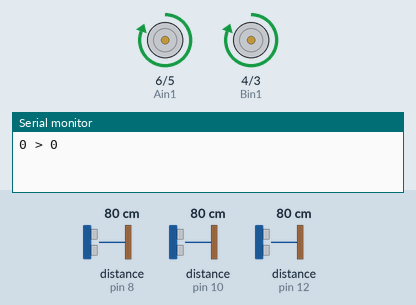
A sketch run on a simulated Arduino Uno, built with avr-gcc and run on an emulated ATmega328P. On the bench: motor-driver pin pairs drawn as motors (green arrow = first pin HIGH = forward, orange = second pin HIGH = backward, longer = more drive, scaled by the enable pin), the last lines printed to the serial monitor. Inputs (shaded band) come from the test bench; at power-on: distance to the obstacle (sensors on pin 8, pin 10, pin 12) 80 cm. The echo pulse lasts 58.3 µs per cm.

Above: at 1.2 s.
1.3 s: distance to the obstacle (sensor on pin 8) set to 21 cm
At 3.6 s:
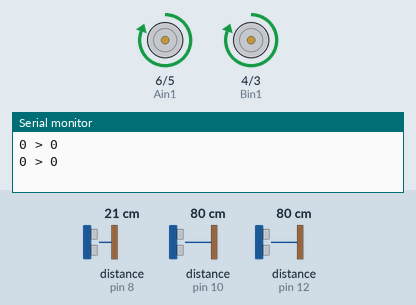
6.5 s: distance to the obstacle (sensor on pin 8) set to 18 cm
At 7.8 s:
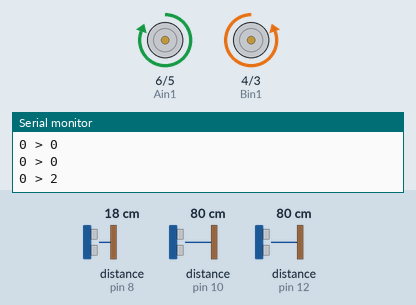
11.5 s: distance to the obstacle (sensor on pin 8) set to 35 cm
At 13.2 s:
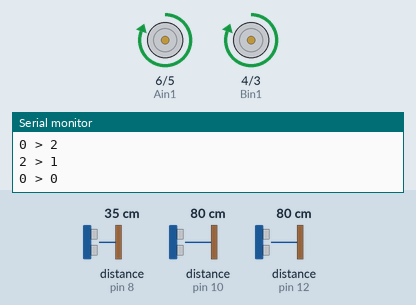
16.5 s: distance to the obstacle (sensor on pin 8) set to 2 cm
At 20.7 s:
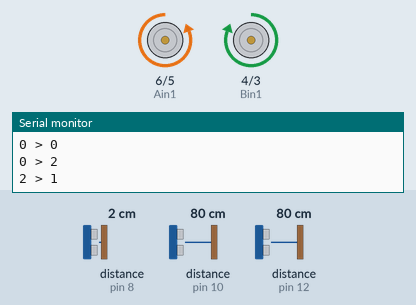
Timing chart, 0 to 22.2 s (numbered marks = the images above; inputs shaded):
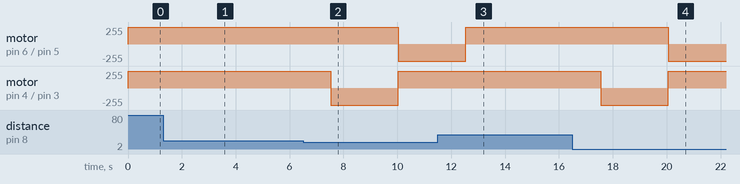

Measured:
- the behaviour switches between 20 and 19 cm on distance to the obstacle (sensor on pin 8) (found by bisection; images 1 and 2)
- after the input at 1.3 s, motor on pin 6 (Ain1) / pin 5 (Ain2), motor on pin 4 (Bin1) / pin 3 (Bin2): stops changing and stays forward 255/255
- after the input at 6.5 s, motor on pin 6 (Ain1) / pin 5 (Ain2): forward 255/255 → backward 255/255 after 3.5 s; motor on pin 4 (Bin1) / pin 3 (Bin2): forward 255/255 → backward 255/255 after 1.0 s, → forward 255/255 2.5 s later
- after the input at 11.5 s, motor on pin 6 (Ain1) / pin 5 (Ain2): goes on until 12.5 s, then stays forward 255/255; motor on pin 4 (Bin1) / pin 3 (Bin2): stays forward 255/255 (without the input it goes to backward 255/255 after 1.0 s)
- after the input at 16.5 s, motor on pin 6 (Ain1) / pin 5 (Ain2): forward 255/255 → backward 255/255 after 3.6 s; motor on pin 4 (Bin1) / pin 3 (Bin2): forward 255/255 → backward 255/255 after 1.0 s, → forward 255/255 2.5 s later

The sketch:

Algoritmo_obstaculos2.ino
```cpp
#include <Ultrasonic.h>

// define o nome do sensor e a quais pinos (trig, echo) está ligado
Ultrasonic UE(13, 12);  // esquerda
Ultrasonic UD(11, 10);  // direita
Ultrasonic UF(9, 8);    // frente

int Aenable = 7;
int Ain1 = 6;
int Ain2 = 5;
int Bin1 = 4;
int Bin2 = 3;
int Benable = 2;

int direction = 0; // 0 : frente, 1 : esquerda, 2 : direita, 3 : costas
/*
Entender esse número como direção que a frente do Micromouse aponta em relação à pista.
Os movimentos de rotação à direita e à esquerda são de 90º.
0 + 0 = 0
0 + 1 = 1   > estando de frente, vira a esquerda
0 + 2 = 2   > estando de frente, vira a esquerda
1 + 1 = 3   > vira duas vezes à esquerda, ficando de costas
2 + 2 = 3   > vira duas vezes à direita, ficando de costas
1 + 2 = 0   > vira à esquerda, depois à direita, ficando de frente
2 + 1 = 0   > vira à direita, depois à esquerda, ficando de frente
3 + 1 = 2   > estando de costas, vira à esquerda, ficando virado à direita
3 + 2 = 1   > estando de costas, vira à direita, ficando virado à esquerda
*/
int speed = 200;

void setup() {
  pinMode(Aenable, OUTPUT);
  pinMode(Ain1, OUTPUT);
  pinMode(Ain2, OUTPUT);
  pinMode(Benable, OUTPUT);
  pinMode(Bin1, OUTPUT);
  pinMode(Bin2, OUTPUT);

  Serial.begin(9600);
  while(!Serial);
}

int _speed(int distance) {
  if(distance >= 10) {
    return speed;
  }
  else {
    return 0;
  }
}

int turn_direction(int turn) {  // turn sempre deve ser 1 (virar a esquerda) ou 2 (virar a direita)
  if(direction == 0) return turn;

  if(direction == 1) {
    if(turn == 1) return 3;
    else return 0;
  }

  if(direction == 2) {
    if(turn == 1) return 0;
    else return 3;
  }

  if(direction == 3) {
    if(turn == 1) return 2;
    else return 1;
  }
}

void turn_left() {
    analogWrite(Aenable, speed);
    analogWrite(Benable, speed);
    // left wheel rotates backward
    digitalWrite(Ain1, LOW);
    digitalWrite(Ain2, HIGH);
    // right wheel rotates forward
    digitalWrite(Bin1, HIGH);
    digitalWrite(Bin2, LOW);

    direction = turn_direction(1);
    delay(2500);
    digitalWrite(Ain2, LOW);
    digitalWrite(Bin1, LOW);
}

void turn_right() {
    analogWrite(Aenable, speed);
    analogWrite(Benable, speed);
    // left wheel rotates forward
    digitalWrite(Ain1, HIGH);
    digitalWrite(Ain2, LOW);
    // right wheel rotates backward
    digitalWrite(Bin1, LOW);
    digitalWrite(Bin2, HIGH);

    direction = turn_direction(2);
    delay(2500);
    digitalWrite(Ain1, LOW);
    digitalWrite(Bin2, LOW);
}

void move_forward() {
    int sp= _speed(UF.Ranging(CM));
    analogWrite(Aenable, sp);
    analogWrite(Benable, sp);
    // left wheel rotates forward
    digitalWrite(Ain1, HIGH);
    digitalWrite(Ain2, LOW);
    // right wheel rotates forward
    digitalWrite(Bin1, HIGH);
    digitalWrite(Bin2, LOW);

    delay(2500);
    digitalWrite(Ain1, LOW);
    digitalWrite(Bin1, LOW);
}

void loop() {
  if(direction == 3) {
    Serial.print("3 > ");
    if(UE.Ranging(CM) >= 20) {
      Serial.println("1");
      turn_left();
    }
    else if(UD.Ranging(CM) >= 20) {
      Serial.println("2");
      turn_right();
    }
    else if(UF.Ranging(CM) < 20) {
      Serial.println("3");
      turn_right();
      turn_right();
    }
    else {
      Serial.println("0");
      move_forward();
    }
  }
  else if(direction == 2) {
    Serial.print("2 > ");
    if(UE.Ranging(CM) >= 20) {
      Serial.println("1");
      turn_left();
    }
    else if (UF.Ranging(CM) >= 20) {
      Serial.println("0");
      move_forward();
    }
    else if (UD.Ranging(CM) < 20) {
      Serial.println("3");
      turn_right();
      turn_right();
    }
    else {
      Serial.println("2");
      turn_right();
    }
  }
  else if(direction == 1) {
    Serial.print("1 > ");
    if(UD.Ranging(CM) >= 20) {
      Serial.println("2");
      turn_right();
    }
    else if(UF.Ranging(CM) >= 20) {
      Serial.println("0");
      move_forward();
    }
    else if(UE.Ranging(CM) < 20) {
      Serial.println("3");
      turn_right();
      turn_right();
    }
    else {
      Serial.println("1");
      turn_left();
    }
  }
  else { // direction == 0
    Serial.print("0 > ");
    if(UF.Ranging(CM) >= 20) {
      Serial.println("0");
      move_forward();
    }
    else if(UD.Ranging(CM) >= 20) {
      Serial.println("2");
      turn_right();
    }
    else if(UE.Ranging(CM) >= 20) {
      Serial.println("1");
      turn_left();
    }
    else {
      Serial.println("3");
      turn_right();
      turn_right();
    }
  }
}
```
